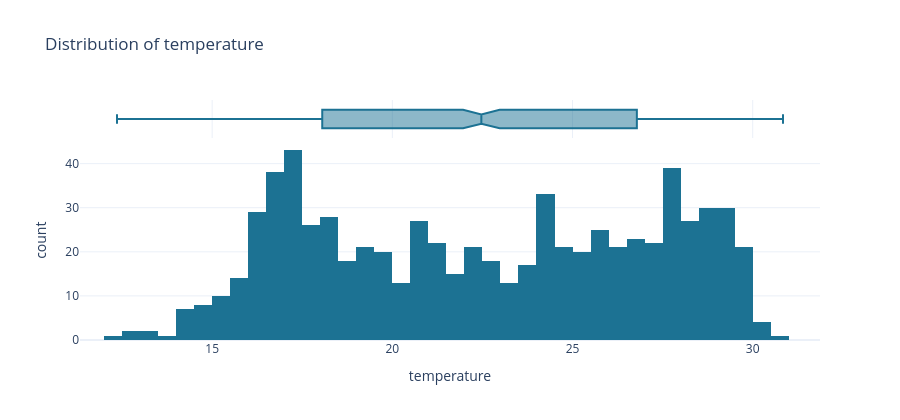
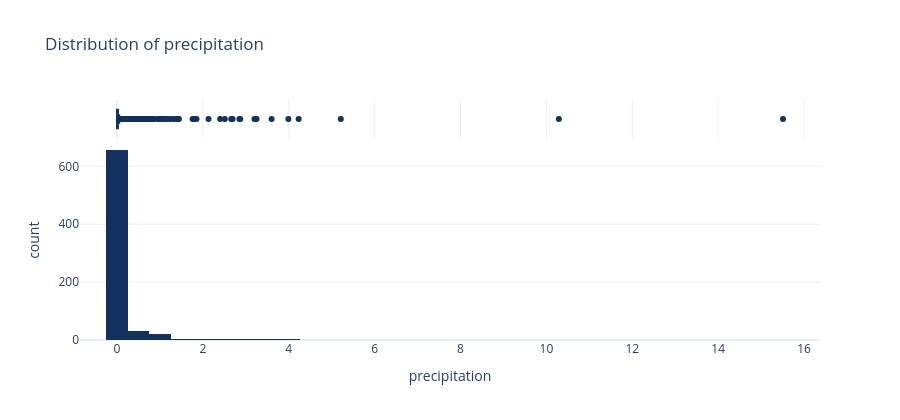
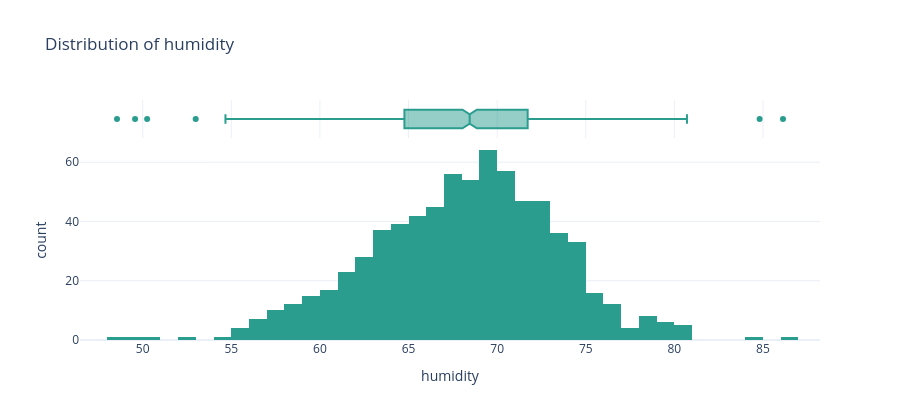
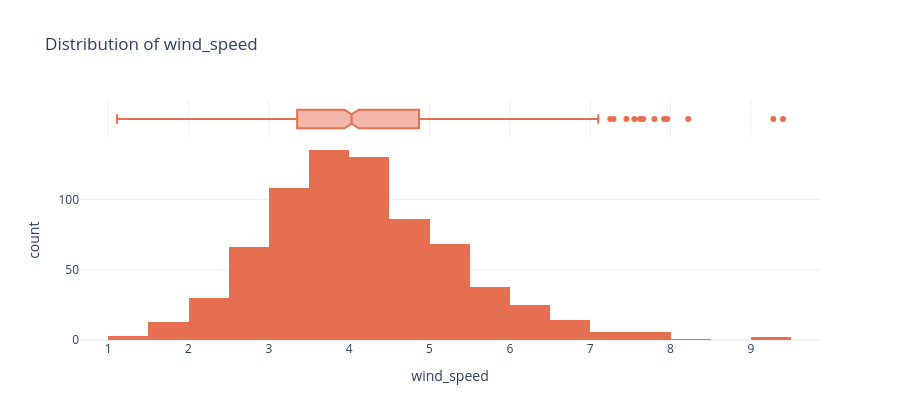

The notebook cell saved with these charts, in order:
### Markdown cell above
---

# Part 3 — Exploratory Data Analysis (Time-Series Focus)

## 3.1 Descriptive overview

### Distributions — histograms with marginal box plots

### Code cell
for col, color in [("temperature", "#1c7293"), ("precipitation", "#13315c"),
                    ("humidity", "#2a9d8f"), ("wind_speed", "#e76f51")]:
    fig = px.histogram(df, x=col, marginal="box", nbins=40,
                        title=f"Distribution of {col}",
                        color_discrete_sequence=[color])
    fig.update_layout(template="plotly_white", height=420)
    fig.show()

### Figure 1 — Plotly figure (JSON) as saved in the notebook; plotly's stock layout.template omitted (floating-point values rounded to 4 significant figures; data arrays with more than 128 entries replaced by an {"elided": "..."} marker saying what was removed)
{"data": [{"bingroup": "x", "hovertemplate": "temperature=%{x}<br>count=%{y}<extra></extra>", "legendgroup": "", "marker": {"color": "#1c7293", "pattern": {"shape": ""}}, "name": "", "nbinsx": 40, "orientation": "v", "showlegend": false, "type": "histogram", "x": {"elided": "731 float values"}, "xaxis": "x", "yaxis": "y"}, {"hovertemplate": "temperature=%{x}<extra></extra>", "legendgroup": "", "marker": {"color": "#1c7293"}, "name": "", "notched": true, "showlegend": false, "type": "box", "x": {"elided": "731 float values"}, "xaxis": "x2", "yaxis": "y2"}], "layout": {"barmode": "relative", "height": 420, "legend": {"tracegroupgap": 0}, "title": {"text": "Distribution of temperature"}, "xaxis": {"anchor": "y", "domain": [0.0, 1.0], "title": {"text": "temperature"}}, "xaxis2": {"anchor": "y2", "domain": [0.0, 1.0], "matches": "x", "showgrid": true, "showticklabels": false}, "yaxis": {"anchor": "x", "domain": [0.0, 0.8316], "title": {"text": "count"}}, "yaxis2": {"anchor": "x2", "domain": [0.8416, 1.0], "matches": "y2", "showgrid": false, "showline": false, "showticklabels": false, "ticks": ""}}}

### Figure 2 — Plotly figure (JSON) as saved in the notebook; plotly's stock layout.template omitted (floating-point values rounded to 4 significant figures; data arrays with more than 128 entries replaced by an {"elided": "..."} marker saying what was removed)
{"data": [{"bingroup": "x", "hovertemplate": "precipitation=%{x}<br>count=%{y}<extra></extra>", "legendgroup": "", "marker": {"color": "#13315c", "pattern": {"shape": ""}}, "name": "", "nbinsx": 40, "orientation": "v", "showlegend": false, "type": "histogram", "x": {"elided": "731 float values"}, "xaxis": "x", "yaxis": "y"}, {"hovertemplate": "precipitation=%{x}<extra></extra>", "legendgroup": "", "marker": {"color": "#13315c"}, "name": "", "notched": true, "showlegend": false, "type": "box", "x": {"elided": "731 float values"}, "xaxis": "x2", "yaxis": "y2"}], "layout": {"barmode": "relative", "height": 420, "legend": {"tracegroupgap": 0}, "title": {"text": "Distribution of precipitation"}, "xaxis": {"anchor": "y", "domain": [0.0, 1.0], "title": {"text": "precipitation"}}, "xaxis2": {"anchor": "y2", "domain": [0.0, 1.0], "matches": "x", "showgrid": true, "showticklabels": false}, "yaxis": {"anchor": "x", "domain": [0.0, 0.8316], "title": {"text": "count"}}, "yaxis2": {"anchor": "x2", "domain": [0.8416, 1.0], "matches": "y2", "showgrid": false, "showline": false, "showticklabels": false, "ticks": ""}}}

### Figure 3 — Plotly figure (JSON) as saved in the notebook; plotly's stock layout.template omitted (floating-point values rounded to 4 significant figures; data arrays with more than 128 entries replaced by an {"elided": "..."} marker saying what was removed)
{"data": [{"bingroup": "x", "hovertemplate": "humidity=%{x}<br>count=%{y}<extra></extra>", "legendgroup": "", "marker": {"color": "#2a9d8f", "pattern": {"shape": ""}}, "name": "", "nbinsx": 40, "orientation": "v", "showlegend": false, "type": "histogram", "x": {"elided": "731 float values"}, "xaxis": "x", "yaxis": "y"}, {"hovertemplate": "humidity=%{x}<extra></extra>", "legendgroup": "", "marker": {"color": "#2a9d8f"}, "name": "", "notched": true, "showlegend": false, "type": "box", "x": {"elided": "731 float values"}, "xaxis": "x2", "yaxis": "y2"}], "layout": {"barmode": "relative", "height": 420, "legend": {"tracegroupgap": 0}, "title": {"text": "Distribution of humidity"}, "xaxis": {"anchor": "y", "domain": [0.0, 1.0], "title": {"text": "humidity"}}, "xaxis2": {"anchor": "y2", "domain": [0.0, 1.0], "matches": "x", "showgrid": true, "showticklabels": false}, "yaxis": {"anchor": "x", "domain": [0.0, 0.8316], "title": {"text": "count"}}, "yaxis2": {"anchor": "x2", "domain": [0.8416, 1.0], "matches": "y2", "showgrid": false, "showline": false, "showticklabels": false, "ticks": ""}}}

### Figure 4 — Plotly figure (JSON) as saved in the notebook; plotly's stock layout.template omitted (floating-point values rounded to 4 significant figures; data arrays with more than 128 entries replaced by an {"elided": "..."} marker saying what was removed)
{"data": [{"bingroup": "x", "hovertemplate": "wind_speed=%{x}<br>count=%{y}<extra></extra>", "legendgroup": "", "marker": {"color": "#e76f51", "pattern": {"shape": ""}}, "name": "", "nbinsx": 40, "orientation": "v", "showlegend": false, "type": "histogram", "x": {"elided": "731 float values"}, "xaxis": "x", "yaxis": "y"}, {"hovertemplate": "wind_speed=%{x}<extra></extra>", "legendgroup": "", "marker": {"color": "#e76f51"}, "name": "", "notched": true, "showlegend": false, "type": "box", "x": {"elided": "731 float values"}, "xaxis": "x2", "yaxis": "y2"}], "layout": {"barmode": "relative", "height": 420, "legend": {"tracegroupgap": 0}, "title": {"text": "Distribution of wind_speed"}, "xaxis": {"anchor": "y", "domain": [0.0, 1.0], "title": {"text": "wind_speed"}}, "xaxis2": {"anchor": "y2", "domain": [0.0, 1.0], "matches": "x", "showgrid": true, "showticklabels": false}, "yaxis": {"anchor": "x", "domain": [0.0, 0.8316], "title": {"text": "count"}}, "yaxis2": {"anchor": "x2", "domain": [0.8416, 1.0], "matches": "y2", "showgrid": false, "showline": false, "showticklabels": false, "ticks": ""}}}
